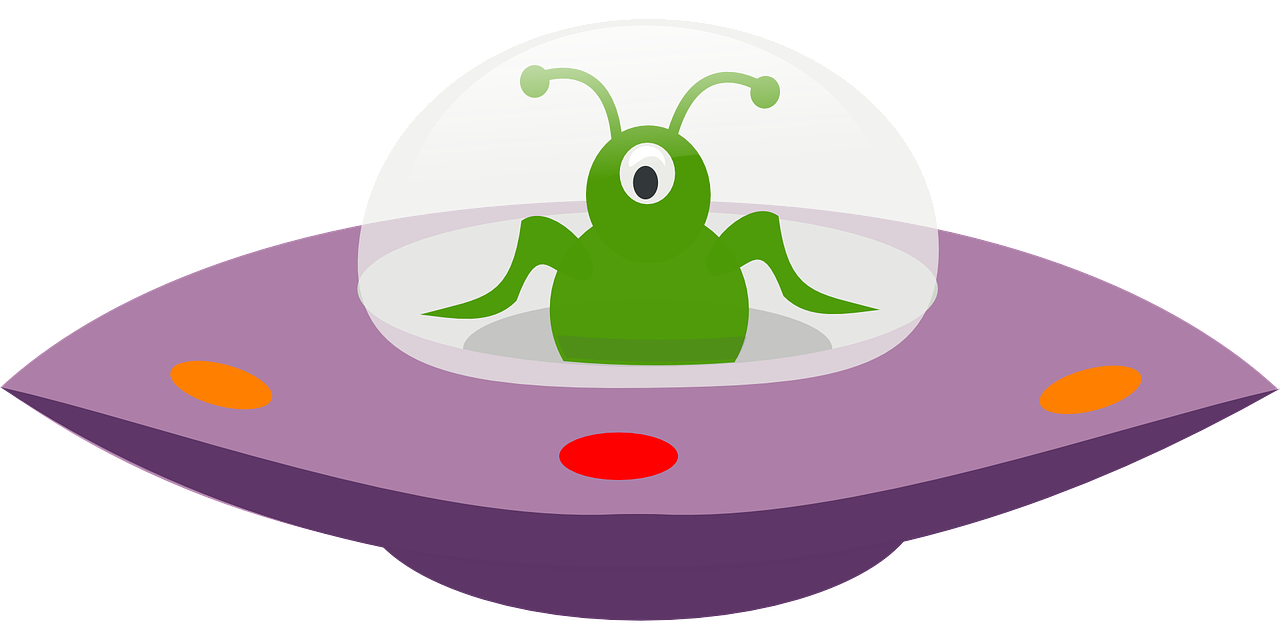
#> input picture Images/ship.bmp, 1280 x 640 px
$ python re_size_ship.py
#> lines starting #> are read from the running program, lines starting #| are printed output that depends on the picture
from PIL import Image

image = Image.open('Images/ship.bmp')
#> image is the input picture: PIL image 1280x640 RGBA; mean R, G, B, A 90.4, 78.2, 82.8, 130.3

print(image.size)
#| (1280, 640)

newImage = image.resize((70, 45))
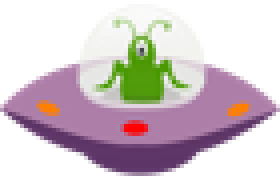
#> newImage: PIL image 70x45 RGBA (shown 4 times larger); mean R, G, B, A 95.5, 82.4, 88, 130.3; transparent parts drawn white

newImage.save('Images/ship2.bmp')
